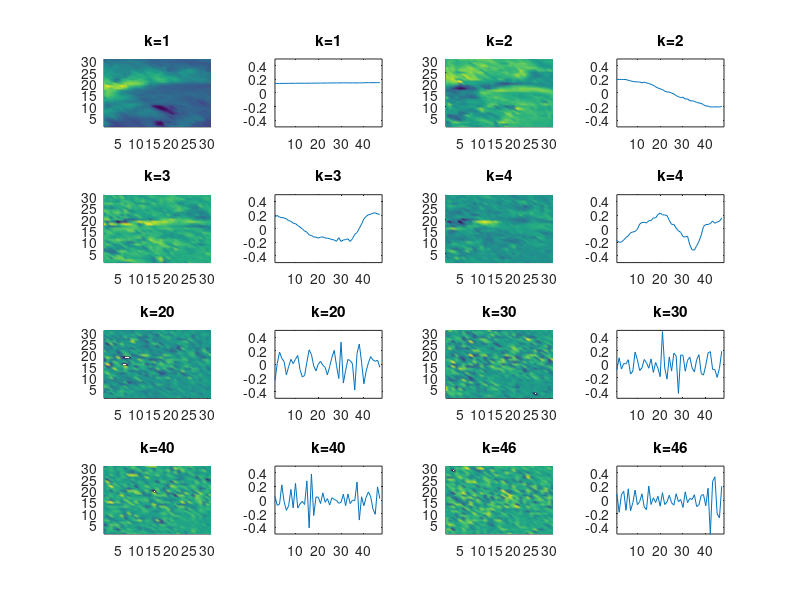
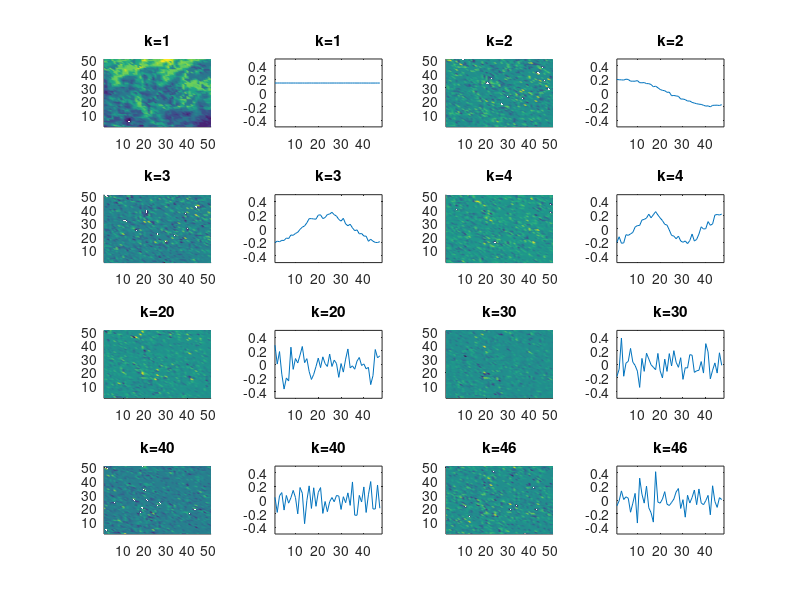
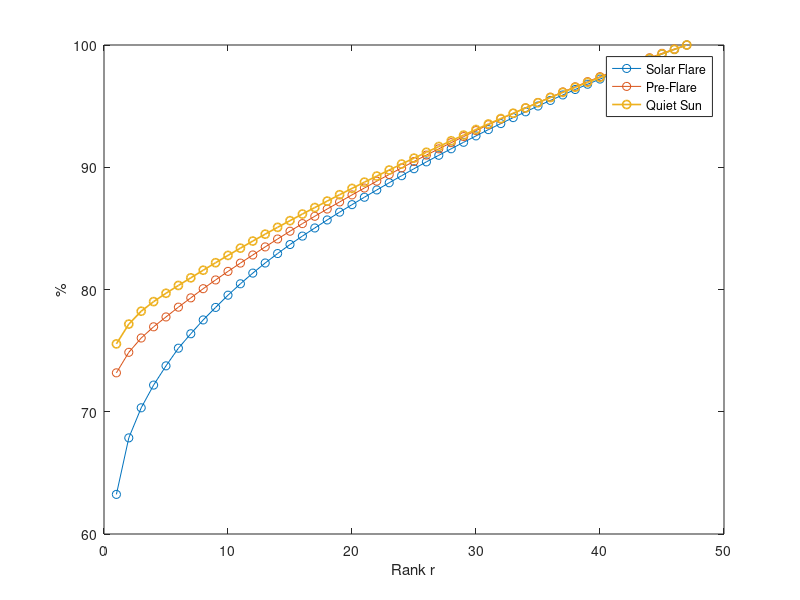
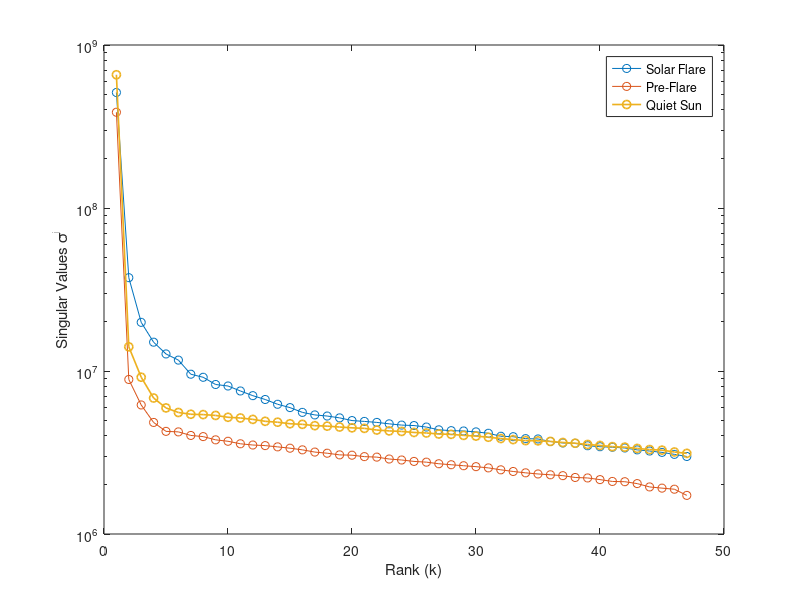

Recreate these plots in MATLAB, in order.
%               Topos Chronos 
%                   Active regions and Quiet Sun
% *****************************************************


load AAA2.mat
load PFlare.mat

nt=47;

% (2) Convertir las matrices A{i}'s en vectores renglon:
for i=1:nt
    GM(i,:)=reshape(AA{i}',1,d*d);  %GM es GranMatriz(temporal,spacial^2)
    GM2(i,:)=reshape(AA2{i}',1,d2*d2);
end

%**********************************************************************
%                       (3) SVD en 3-D

[U,S,V]=svd(GM);
[U2,S2,V2]=svd(GM2);

%UT=U';
VT=V'; % Modos espaciales. Aqui estan guardados todos los modos espaciales 
% en vectores renglon (el primer vector renglon es la matriz modo1 en xy desdoblada)

VT2=V2';


MO=cell(d*d,1);
%MO es el cell array que guarda los modos espaciales en matrices
MO2=cell(d2*d2,1);

for i=1:d*d
    MN=VT(i,:);
    MO{i}=vec2mat(MN,d); % Recupero la matriz de modos que vienen de vectores renglon
end
% 
 for i=1:d2*d2
     MN2=VT2(i,:);
     MO2{i}=vec2mat(MN2,d2); % Recupero la matriz de modos que vienen de vectores renglon
 end

 save TCflare.mat U S V MO

% (4) Matriz truncada:

%r=input('Da como maximo 5 valores de truncamiento:  ');

% ************************************************************************
%                 (4)  Matrices truncadas    

% MT es cell-array que guarda las matrices aproximadas a diferentes rangos
r=1:47;
MT=cell(length(r),1);
MT2=cell(length(r),1);


for k=1:length(r)
    
    MT{k,1}=zeros(nt,d*d);
    MT2{k,1}=zeros(nt,d2*d2);
    
    for i=1:r(k)
    
         MT{k,1} = MT{k,1} + S(i,i)*U(:,i)*VT(i,:);
         MT2{k,1} = MT2{k,1} + S2(i,i)*U2(:,i)*VT2(i,:);   
    end
end


save TCflareqs.mat U S V MO U2 S2 V2 MO2 MT MT2

% ***********************************************************************

%             (6)  Graficas de los modos


figure(1)
set(gcf, 'Color', [1,1,1]);
isee=[1 2 3 4 20 30 40 46];
%isee=[40 41 42 43 44 45 46 47];
for j=1:8
    subplot(4,4,2*j-1)
    set(gca,'fontsize',18);
    surf(-S(isee(j),isee(j))*MO{isee(j)}); shading('interp'), view(0,90)
    axis([1 d 1 d])
    title(['k=',num2str(isee(j))])
    subplot(4,4,2*j)
    set(gca,'fontsize',18);
    plot(1:nt,-U(1:nt,isee(j)));
    axis([1 48 -0.5 0.5])
    %xlabel('j');
    title(['k=',num2str(isee(j))])
end

figure(2)
set(gcf, 'Color', [1,1,1]);

for j=1:8
    subplot(4,4,2*j-1)
    set(gca,'fontsize',18);
    surf(-S2(isee(j),isee(j))*MO2{isee(j)}); shading('interp'), view(0,90)
    axis([1 d2 1 d2])
    title(['k=',num2str(isee(j))])
    subplot(4,4,2*j)
    set(gca,'fontsize',18);
    plot(1:nt,-U2(1:nt,isee(j)));
    axis([1 48 -0.5 0.5])
    %xlabel('j');
    title(['k=',num2str(isee(j))])
end

SS=zeros(nt-1,1);
SS2=zeros(nt-1,1);

Sum1=0;
Sum2=0;

Suma1=0;
Suma2=0;


for i=1:nt
    SS(i,1)=S(i,i);
    Sum1=Sum1+S(i,i);
  
    SS2(i,1)=S2(i,i);
    Sum2=Sum2+S2(i,i);
  
end

for i=1:nt
    Suma1=Suma1+S(i,i);
    PC1(i)=Suma1/Sum1;
    
    Suma2=Suma2+S2(i,i);
    PC2(i)=Suma2/Sum2;
  
end

figure(3)
set(gca,'fontsize',20)
set(gcf, 'Color', [1,1,1]);
plot(1:nt,PC1*100,'-o',1:nt,PC3*100,'-o',1:nt,PC2*100,'-o','linewidth',1.2);
%title('Energy Contribution Percentage')
legend('Solar Flare','Pre-Flare','Quiet Sun');
xlabel('Rank r');
ylabel('%')



figure(4)
set(gca,'fontsize',20)
set(gcf, 'Color', [1,1,1]);
semilogy(1:nt,SS(1:nt,1),'-o',1:nt,SS3(1:nt,1),'-o',1:nt,SS2(1:nt,1),'-o','linewidth',1.2)
%title('Singular Values vs. Rank');
legend('Solar Flare','Pre-Flare','Quiet Sun');
xlabel('Rank (k)');
ylabel('Singular Values \sigma^i');



